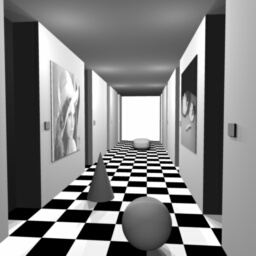
#> input picture Assignment02 Disparity and Depth/corridorl.jpg, 256 x 256 px
$ python stereosgbm.py   (older library calls are emulated)
#> lines starting #> are read from the running program, lines starting #| are printed output that depends on the picture
import os
import cv2
import numpy as np

def apply_sobel_filter(image):
    """
    对图像应用 Sobel 滤波，返回滤波后的图像。
    """
    sobelx = cv2.Sobel(image, cv2.CV_64F, 1, 0, ksize=5)  # X方向上的梯度
    sobely = cv2.Sobel(image, cv2.CV_64F, 0, 1, ksize=5)  # Y方向上的梯度

    sobel_combined = cv2.magnitude(sobelx, sobely)
    sobel_combined = cv2.normalize(sobel_combined, None, 0, 255, cv2.NORM_MINMAX)
    sobel_combined = np.uint8(sobel_combined)

    return sobel_combined

def compute_disparity_and_sobel(left_image_path, right_image_path, output_dir, image_name="image", method="sgbm"):
    """
    先对输入图像应用 Sobel 滤波，然后计算左右视差图并保存结果。

    参数：
    - left_image_path: 左图像的路径
    - right_image_path: 右图像的路径
    - output_dir: 结果输出的目录
    - image_name: 图像名称的前缀，用于保存文件
    - method: 立体匹配的方法，默认为 "sgbm"
    """
#> called with output_dir = 'outputs', image_name = 'corridor', method = 'sgbm'

    # 读取左右图像
    left_image = cv2.imread(left_image_path, cv2.IMREAD_GRAYSCALE)
#> left_image is the input picture: shape (256, 256); min 0, max 255, mean 127.8
    right_image = cv2.imread(right_image_path, cv2.IMREAD_GRAYSCALE)
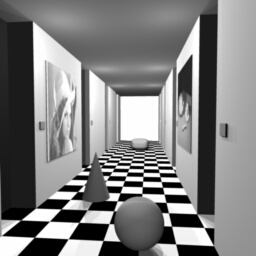
#> input picture Assignment02 Disparity and Depth/corridorr.jpg, 256 x 256 px
#> right_image is the input picture: shape (256, 256); min 0, max 255, mean 128

    if left_image is None or right_image is None:
        print("Error: Unable to load one of the images.")
        return

    # 对图像应用 Sobel 滤波
    sobel_left_image = apply_sobel_filter(left_image)
    sobel_right_image = apply_sobel_filter(right_image)
#> in apply_sobel_filter (call 2), `sobely = cv2.Sobel(image, cv2.CV_64F, 0, 1, ksize=5)`:
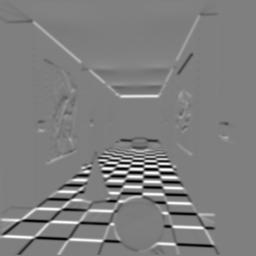
#> sobely: shape (256, 256) float64; min -12142, max 12146, mean -9.4; drawn with min black and max white
#> in apply_sobel_filter (call 2), `sobel_combined = cv2.magnitude(sobelx, sobely)`:
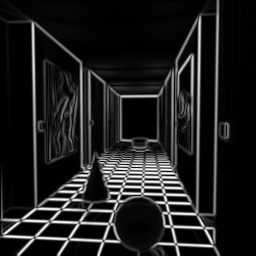
#> sobel_combined: shape (256, 256) float64; min 0, max 12146, mean 1477.5; drawn with min black and max white

    # 保存 Sobel 处理后的图像
    os.makedirs(output_dir, exist_ok=True)
    cv2.imwrite(os.path.join(output_dir, f"{image_name}_sobel_left.png"), sobel_left_image)
    cv2.imwrite(os.path.join(output_dir, f"{image_name}_sobel_right.png"), sobel_right_image)

    # 创建 StereoSGBM 对象
    stereo = cv2.StereoSGBM_create(
        minDisparity=0,
        numDisparities=16,  # 必须是16的倍数
        blockSize=5,
        P1=8 * 3 * 7 ** 2,
        P2=32 * 3 * 7 ** 2,
        disp12MaxDiff=1,
        uniquenessRatio=15,
        speckleWindowSize=0,
        speckleRange=2,
        preFilterCap=63,
        mode=cv2.STEREO_SGBM_MODE_SGBM_3WAY
    )

    # 计算视差图
    disparity_map_left_to_right = stereo.compute(sobel_left_image, sobel_right_image).astype(np.float32) / 16.0
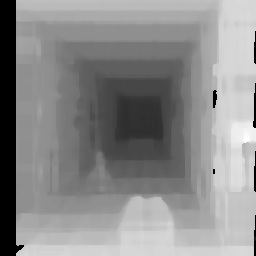
#> disparity_map_left_to_right: shape (256, 256) float32; min -1, max 9.69, mean 4.83; drawn with min black and max white
    disparity_map_right_to_left = stereo.compute(sobel_right_image, sobel_left_image).astype(np.float32) / 16.0
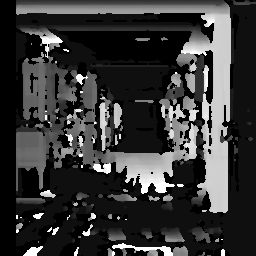
#> disparity_map_right_to_left: shape (256, 256) float32; min -1, max 15, mean 2.51; drawn with min black and max white

    # 归一化视差图以保存为图像
    disparity_map_left_to_right = cv2.normalize(disparity_map_left_to_right, None, 0, 255, cv2.NORM_MINMAX)
    disparity_map_left_to_right = np.uint8(disparity_map_left_to_right)

    disparity_map_right_to_left = cv2.normalize(disparity_map_right_to_left, None, 0, 255, cv2.NORM_MINMAX)
    disparity_map_right_to_left = np.uint8(disparity_map_right_to_left)

    disparity_map_left_to_right = cv2.applyColorMap(disparity_map_left_to_right, cv2.COLORMAP_JET)
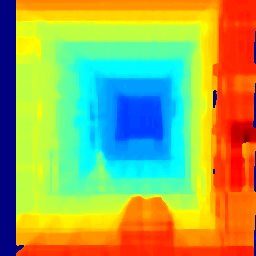
#> disparity_map_left_to_right: shape (256, 256, 3); mean B, G, R 89.3, 172.6, 157
    disparity_map_right_to_left = cv2.applyColorMap(disparity_map_right_to_left, cv2.COLORMAP_JET)
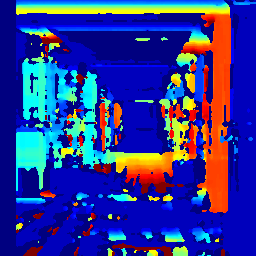
#> disparity_map_right_to_left: shape (256, 256, 3); mean B, G, R 147.5, 54, 45.2
    # 保存视差图
    cv2.imwrite(os.path.join(output_dir, f"{image_name}_disparity_map_left_to_right_{method}.png"), disparity_map_left_to_right)
    cv2.imwrite(os.path.join(output_dir, f"{image_name}_disparity_map_right_to_left_{method}.png"), disparity_map_right_to_left)

# 示例使用
left_image_name = "corridorl.jpg"
right_image_name = "corridorr.jpg"
output_dir = "outputs"
compute_disparity_and_sobel(
    left_image_path=os.path.join("Assignment02 Disparity and Depth", left_image_name),
    right_image_path=os.path.join("Assignment02 Disparity and Depth", right_image_name),
    output_dir=output_dir,
    image_name="corridor",
    method="sgbm"
)
